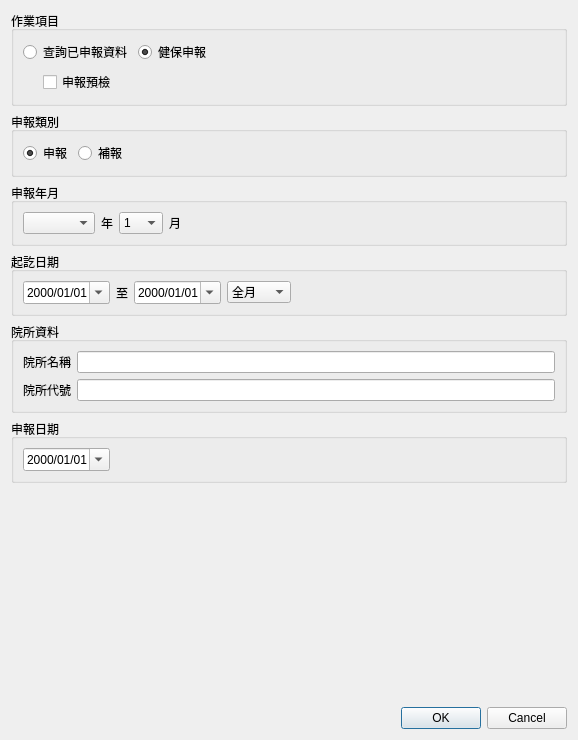
<?xml version="1.0" encoding="UTF-8"?>
<ui version="4.0">
 <class>Dialog_ins_apply</class>
 <widget class="QDialog" name="Dialog_ins_apply">
  <property name="windowModality">
   <enum>Qt::NonModal</enum>
  </property>
  <property name="geometry">
   <rect>
    <x>0</x>
    <y>0</y>
    <width>578</width>
    <height>740</height>
   </rect>
  </property>
  <property name="sizePolicy">
   <sizepolicy hsizetype="Preferred" vsizetype="Preferred">
    <horstretch>0</horstretch>
    <verstretch>0</verstretch>
   </sizepolicy>
  </property>
  <property name="windowTitle">
   <string>健保申報</string>
  </property>
  <layout class="QVBoxLayout" name="verticalLayout">
   <item>
    <widget class="QGroupBox" name="groupBox_5">
     <property name="title">
      <string>作業項目</string>
     </property>
     <property name="flat">
      <bool>true</bool>
     </property>
     <layout class="QVBoxLayout" name="verticalLayout_2">
      <item>
       <layout class="QHBoxLayout" name="horizontalLayout_4">
        <item>
         <widget class="QRadioButton" name="radioButton_query">
          <property name="text">
           <string>查詢已申報資料</string>
          </property>
          <property name="checked">
           <bool>false</bool>
          </property>
         </widget>
        </item>
        <item>
         <widget class="QRadioButton" name="radioButton_ins_apply">
          <property name="text">
           <string>健保申報</string>
          </property>
          <property name="checked">
           <bool>true</bool>
          </property>
         </widget>
        </item>
        <item>
         <spacer name="horizontalSpacer_4">
          <property name="orientation">
           <enum>Qt::Horizontal</enum>
          </property>
          <property name="sizeHint" stdset="0">
           <size>
            <width>40</width>
            <height>20</height>
           </size>
          </property>
         </spacer>
        </item>
       </layout>
      </item>
      <item>
       <layout class="QHBoxLayout" name="horizontalLayout_2">
        <property name="leftMargin">
         <number>20</number>
        </property>
        <item>
         <widget class="QCheckBox" name="checkBox_pre_ins_apply">
          <property name="text">
           <string>申報預檢</string>
          </property>
         </widget>
        </item>
       </layout>
      </item>
     </layout>
    </widget>
   </item>
   <item>
    <widget class="QGroupBox" name="groupBox_2">
     <property name="title">
      <string>申報類別</string>
     </property>
     <property name="flat">
      <bool>true</bool>
     </property>
     <layout class="QGridLayout" name="gridLayout_2">
      <item row="0" column="0">
       <widget class="QRadioButton" name="radioButton_apply">
        <property name="text">
         <string>申報</string>
        </property>
        <property name="checked">
         <bool>true</bool>
        </property>
       </widget>
      </item>
      <item row="0" column="1">
       <widget class="QRadioButton" name="radioButton_reapply">
        <property name="text">
         <string>補報</string>
        </property>
       </widget>
      </item>
      <item row="0" column="2">
       <spacer name="horizontalSpacer_2">
        <property name="orientation">
         <enum>Qt::Horizontal</enum>
        </property>
        <property name="sizeHint" stdset="0">
         <size>
          <width>40</width>
          <height>20</height>
         </size>
        </property>
       </spacer>
      </item>
     </layout>
    </widget>
   </item>
   <item>
    <widget class="QGroupBox" name="groupBox">
     <property name="title">
      <string>申報年月</string>
     </property>
     <property name="flat">
      <bool>true</bool>
     </property>
     <layout class="QGridLayout" name="gridLayout">
      <item row="1" column="1">
       <widget class="QLabel" name="label_2">
        <property name="text">
         <string>年</string>
        </property>
        <property name="alignment">
         <set>Qt::AlignLeading|Qt::AlignLeft|Qt::AlignVCenter</set>
        </property>
       </widget>
      </item>
      <item row="1" column="0">
       <widget class="QComboBox" name="comboBox_year"/>
      </item>
      <item row="1" column="3">
       <widget class="QLabel" name="label_3">
        <property name="text">
         <string>月</string>
        </property>
       </widget>
      </item>
      <item row="1" column="2">
       <widget class="QComboBox" name="comboBox_month">
        <item>
         <property name="text">
          <string>1</string>
         </property>
        </item>
        <item>
         <property name="text">
          <string>2</string>
         </property>
        </item>
        <item>
         <property name="text">
          <string>3</string>
         </property>
        </item>
        <item>
         <property name="text">
          <string>4</string>
         </property>
        </item>
        <item>
         <property name="text">
          <string>5</string>
         </property>
        </item>
        <item>
         <property name="text">
          <string>6</string>
         </property>
        </item>
        <item>
         <property name="text">
          <string>7</string>
         </property>
        </item>
        <item>
         <property name="text">
          <string>8</string>
         </property>
        </item>
        <item>
         <property name="text">
          <string>9</string>
         </property>
        </item>
        <item>
         <property name="text">
          <string>10</string>
         </property>
        </item>
        <item>
         <property name="text">
          <string>11</string>
         </property>
        </item>
        <item>
         <property name="text">
          <string>12</string>
         </property>
        </item>
       </widget>
      </item>
      <item row="1" column="4">
       <spacer name="horizontalSpacer">
        <property name="orientation">
         <enum>Qt::Horizontal</enum>
        </property>
        <property name="sizeHint" stdset="0">
         <size>
          <width>40</width>
          <height>20</height>
         </size>
        </property>
       </spacer>
      </item>
     </layout>
    </widget>
   </item>
   <item>
    <widget class="QGroupBox" name="groupBox_4">
     <property name="title">
      <string>起訖日期</string>
     </property>
     <property name="flat">
      <bool>true</bool>
     </property>
     <layout class="QHBoxLayout" name="horizontalLayout">
      <item>
       <widget class="QDateEdit" name="dateEdit_start">
        <property name="buttonSymbols">
         <enum>QAbstractSpinBox::UpDownArrows</enum>
        </property>
        <property name="currentSection">
         <enum>QDateTimeEdit::YearSection</enum>
        </property>
        <property name="displayFormat">
         <string>yyyy/MM/dd</string>
        </property>
        <property name="calendarPopup">
         <bool>true</bool>
        </property>
       </widget>
      </item>
      <item>
       <widget class="QLabel" name="label_5">
        <property name="text">
         <string>至</string>
        </property>
       </widget>
      </item>
      <item>
       <widget class="QDateEdit" name="dateEdit_end">
        <property name="displayFormat">
         <string>yyyy/MM/dd</string>
        </property>
        <property name="calendarPopup">
         <bool>true</bool>
        </property>
       </widget>
      </item>
      <item>
       <widget class="QComboBox" name="comboBox_period">
        <property name="currentText">
         <string>全月</string>
        </property>
        <item>
         <property name="text">
          <string>全月</string>
         </property>
        </item>
        <item>
         <property name="text">
          <string>上半月</string>
         </property>
        </item>
        <item>
         <property name="text">
          <string>下半月</string>
         </property>
        </item>
       </widget>
      </item>
      <item>
       <spacer name="horizontalSpacer_3">
        <property name="orientation">
         <enum>Qt::Horizontal</enum>
        </property>
        <property name="sizeHint" stdset="0">
         <size>
          <width>40</width>
          <height>20</height>
         </size>
        </property>
       </spacer>
      </item>
     </layout>
    </widget>
   </item>
   <item>
    <widget class="QGroupBox" name="groupBox_3">
     <property name="title">
      <string>院所資料</string>
     </property>
     <property name="flat">
      <bool>true</bool>
     </property>
     <layout class="QGridLayout" name="gridLayout_3">
      <item row="0" column="0">
       <widget class="QLabel" name="label">
        <property name="text">
         <string>院所名稱</string>
        </property>
       </widget>
      </item>
      <item row="0" column="1">
       <widget class="QLineEdit" name="lineEdit_clinic_name"/>
      </item>
      <item row="1" column="0">
       <widget class="QLabel" name="label_4">
        <property name="text">
         <string>院所代號</string>
        </property>
       </widget>
      </item>
      <item row="1" column="1">
       <widget class="QLineEdit" name="lineEdit_clinic_id"/>
      </item>
     </layout>
    </widget>
   </item>
   <item>
    <widget class="QGroupBox" name="groupBox_6">
     <property name="title">
      <string>申報日期</string>
     </property>
     <property name="flat">
      <bool>true</bool>
     </property>
     <layout class="QHBoxLayout" name="horizontalLayout_3">
      <item>
       <widget class="QDateEdit" name="dateEdit_ins_generate_date">
        <property name="displayFormat">
         <string>yyyy/MM/dd</string>
        </property>
        <property name="calendarPopup">
         <bool>true</bool>
        </property>
       </widget>
      </item>
      <item>
       <spacer name="horizontalSpacer_5">
        <property name="orientation">
         <enum>Qt::Horizontal</enum>
        </property>
        <property name="sizeHint" stdset="0">
         <size>
          <width>40</width>
          <height>20</height>
         </size>
        </property>
       </spacer>
      </item>
     </layout>
    </widget>
   </item>
   <item>
    <spacer name="verticalSpacer">
     <property name="orientation">
      <enum>Qt::Vertical</enum>
     </property>
     <property name="sizeHint" stdset="0">
      <size>
       <width>20</width>
       <height>40</height>
      </size>
     </property>
    </spacer>
   </item>
   <item>
    <widget class="QDialogButtonBox" name="buttonBox">
     <property name="orientation">
      <enum>Qt::Horizontal</enum>
     </property>
     <property name="standardButtons">
      <set>QDialogButtonBox::Cancel|QDialogButtonBox::Ok</set>
     </property>
     <property name="centerButtons">
      <bool>false</bool>
     </property>
    </widget>
   </item>
  </layout>
 </widget>
 <resources/>
 <connections>
  <connection>
   <sender>buttonBox</sender>
   <signal>accepted()</signal>
   <receiver>Dialog_ins_apply</receiver>
   <slot>accept()</slot>
   <hints>
    <hint type="sourcelabel">
     <x>248</x>
     <y>254</y>
    </hint>
    <hint type="destinationlabel">
     <x>157</x>
     <y>274</y>
    </hint>
   </hints>
  </connection>
  <connection>
   <sender>buttonBox</sender>
   <signal>rejected()</signal>
   <receiver>Dialog_ins_apply</receiver>
   <slot>reject()</slot>
   <hints>
    <hint type="sourcelabel">
     <x>316</x>
     <y>260</y>
    </hint>
    <hint type="destinationlabel">
     <x>286</x>
     <y>274</y>
    </hint>
   </hints>
  </connection>
 </connections>
</ui>
